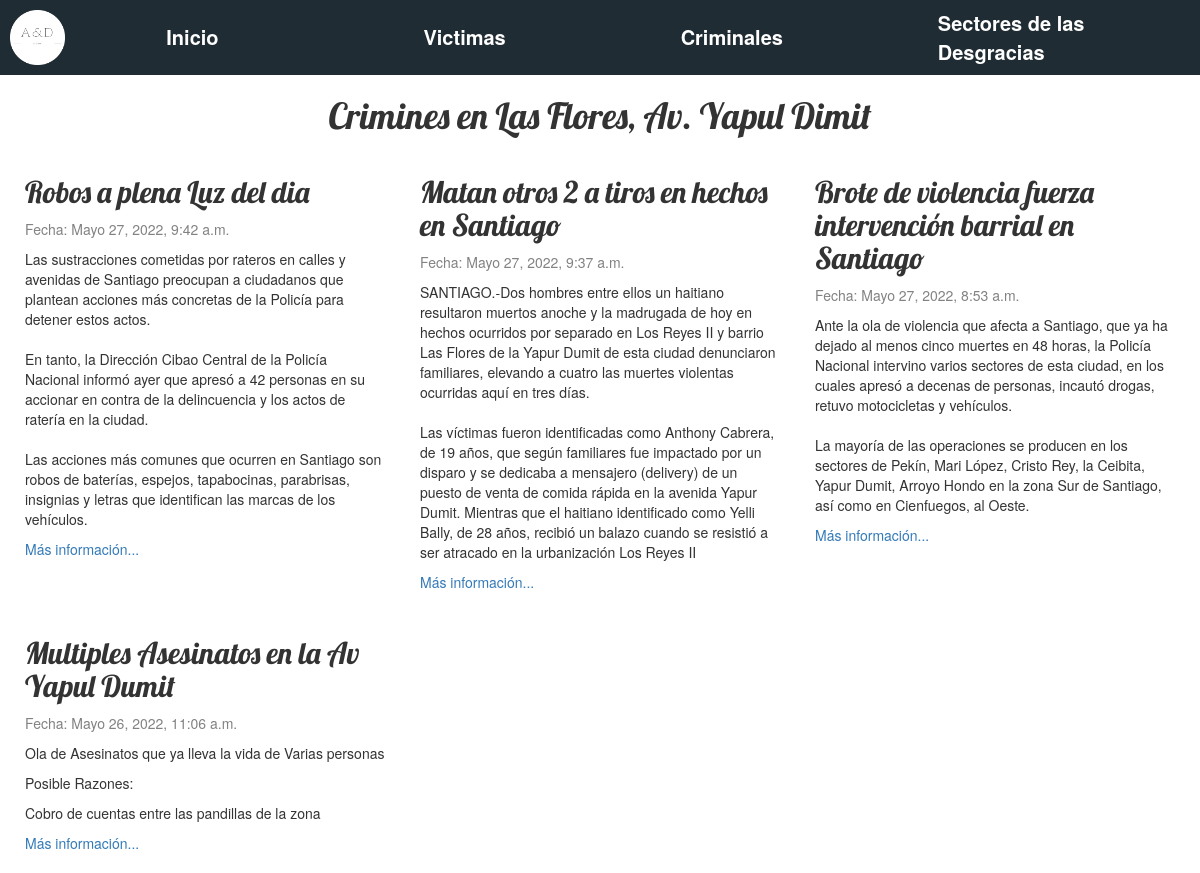
The app's page /Crimen_sector/1/ with its own data.
### informes/models.py (models this page shows, shortened)
class sector(models.Model):
		sector = models.AutoField(primary_key=True)
		title = models.CharField(max_length=200)
		before = models.ImageField(blank=True, upload_to='images/')
		after = models.ImageField(blank=True, upload_to='images/')

class crime(models.Model):
		class CrimeType(models.TextChoices):
			MURDERED = 'Asesinato', _('Asesinato')
			STOLE = 'Robo', _('Robo')
		id = models.AutoField(primary_key=True)
		title = models.CharField(max_length=200)
		crime_type = models.CharField(
        max_length = 10,
				choices = CrimeType.choices,
				default = CrimeType.MURDERED,
		)
		text = models.TextField()
		event_date = models.DateTimeField(default=timezone.now)
		reasons = models.TextField(blank=True)
		sector = models.ForeignKey(sector, on_delete=models.CASCADE)

### informes/views.py (the view)
# urls.py: path('Crimen_sector/<int:pk>/', views.sector_Crimen, name='Crimen_Sector'),
def sector_Crimen(request, pk):
	Sector = sector.objects.filter(sector=pk).only('title')
	Crimines = crime.objects.filter(sector=pk).order_by('-event_date')
	return render(request, 'blog/crimenes_sector.html', {'Crimines': Crimines, 'Sector': Sector})

### informes/templates/blog/crimenes_sector.html
{% extends 'blog/base.html' %}
{% block title %}
    {% for name in Sector %}
        <h1>Crimines en {{ name.title }}</h1>
    {% endfor %}
{% endblock %}
{% block content %}
    {% for Crimen in Crimines %}
        <div class="post">
            <h2>{{ Crimen.title }}</h2>
            <div class="date">
                <p>Fecha: {{ Crimen.event_date }}</p>
            </div>
            <p>{{ Crimen.text|linebreaksbr }}</p>
            {% if Crimen.reasons %}
                <div class="Resons">
                    <p>Posible Razones:</p>
                    <p>{{ Crimen.reasons }}</p>
                </div>
            {% endif %}
            <p><a href="{% url 'Crimen' pk=Crimen.id %}">Más información...</a></p>
        </div>
    {% endfor %}
{% endblock %}

### informes/static/css/blog.css (style rules this page uses)
body { margin: 0px; scroll-behavior: smooth; overflow-y: scroll !important; }
h1 { text-align: center; }
h1, h2, h3, h4 { font-family: 'Lobster', cursive; }
.date { color: #828282; }
.post { padding: 5px 15px; }

### records on screen
sector: title "Las Flores, Av. Yapul Dimit"
crime: title "Robos a plena Luz del dia", event_date "Mayo 27, 2022, 9:42 a.m.", text "Las sustracciones cometidas por rateros en calles y avenidas de Santiago preocupan a ciudadanos que plantean acciones más concretas de la Policía para detener estos actos. En tanto, la Dirección Cibao Central de la Policía Nacional informó ayer que apresó a 42 personas en su accionar en contra de la delincuencia y los actos de ratería en la ciudad. Las acciones más comunes que ocurren en Santiago son robos de baterías, espejos, tapabocinas, parabrisas, insignias y letras que identifican las marcas de los vehículos."
crime: title "Matan otros 2 a tiros en hechos en Santiago", event_date "Mayo 27, 2022, 9:37 a.m.", text "SANTIAGO.-Dos hombres entre ellos un haitiano resultaron muertos anoche y la madrugada de hoy en hechos ocurridos por separado en Los Reyes II y barrio Las Flores de la Yapur Dumit de esta ciudad denunciaron familiares, elevando a cuatro las muertes violentas ocurridas aquí en tres días. Las víctimas fueron identificadas como Anthony Cabrera, de 19 años, que según familiares fue impactado por un disparo y se dedicaba a mensajero (delivery) de un puesto de venta de comida rápida en la avenida Yapur Dumit. Mientras que el haitiano identificado como Yelli Bally, de 28 años, recibió un balazo cuando se resistió a ser atracado en la urbanización Los Reyes II"
crime: title "Brote de violencia fuerza intervención barrial en Santiago", event_date "Mayo 27, 2022, 8:53 a.m.", text "Ante la ola de violencia que afecta a Santiago, que ya ha dejado al menos cinco muertes en 48 horas, la Policía Nacional intervino varios sectores de esta ciudad, en los cuales apresó a decenas de personas, incautó drogas, retuvo motocicletas y vehículos. La mayoría de las operaciones se producen en los sectores de Pekín, Mari López, Cristo Rey, la Ceibita, Yapur Dumit, Arroyo Hondo en la zona Sur de Santiago, así como en Cienfuegos, al Oeste."
crime: title "Multiples Asesinatos en la Av Yapul Dumit", event_date "Mayo 26, 2022, 11:06 a.m.", text "Ola de Asesinatos que ya lleva la vida de Varias personas", reasons "Cobro de cuentas entre las pandillas de la zona"
